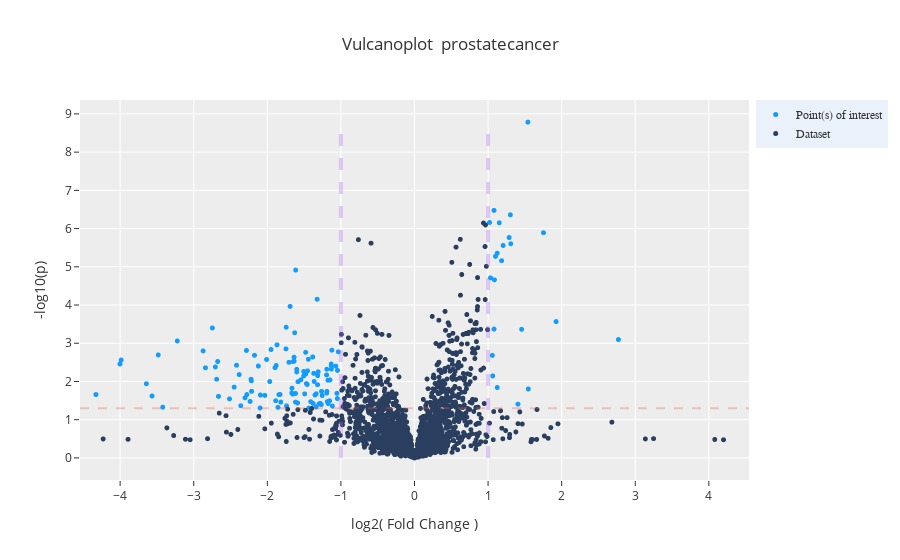

The notebook cell saved with this chart:
### Code cell
i = "breastcancer"
dash_bio.VolcanoPlot(dataframe=d[i].reset_index(), **params)

### Figure 1 — Plotly figure (JSON) as saved in the notebook; plotly's stock layout.template omitted (floating-point values rounded to 4 significant figures; data arrays with more than 128 entries replaced by an {"elided": "..."} marker saying what was removed)
{"data": [{"marker": {"color": "#119DFF", "size": 5}, "mode": "markers", "name": "Point(s) of interest", "text": {"elided": "132 str values"}, "type": "scattergl", "x": {"elided": "132 float values"}, "y": {"elided": "132 float values"}}, {"marker": {"color": "#2A3F5F", "size": 5}, "mode": "markers", "name": "Dataset", "text": {"elided": "2598 str values"}, "type": "scattergl", "x": {"elided": "2598 float values"}, "y": {"elided": "2598 float values"}}], "layout": {"autosize": false, "hovermode": "closest", "legend": {"bgcolor": "#ebf1fa", "font": {"family": "sans-serif"}, "x": 1.01, "yanchor": "top"}, "shapes": [{"line": {"color": "#AB63FA", "dash": "dash", "width": 4}, "name": "effect size min line", "type": "line", "x0": -1, "x1": -1, "xref": "x", "y0": 0.001151, "y1": 8.785, "yref": "y"}, {"line": {"color": "#AB63FA", "dash": "dash", "width": 4}, "name": "effect size max line", "type": "line", "x0": 1, "x1": 1, "xref": "x", "y0": 0.001151, "y1": 8.785, "yref": "y"}, {"line": {"color": "#EF553B", "dash": "dash", "width": 2}, "name": "genomewide_line", "type": "line", "x0": -4.545, "x1": 4.545, "xref": "x", "y0": 1.301, "y1": 1.301, "yref": "y"}], "title": {"text": "Vulcanoplot \nprostatecancer"}, "xaxis": {"range": [-4.545, 4.545], "title": {"text": "log2( Fold Change )"}, "zeroline": false}, "yaxis": {"title": {"text": "-log10(p)"}, "zeroline": false}}}
